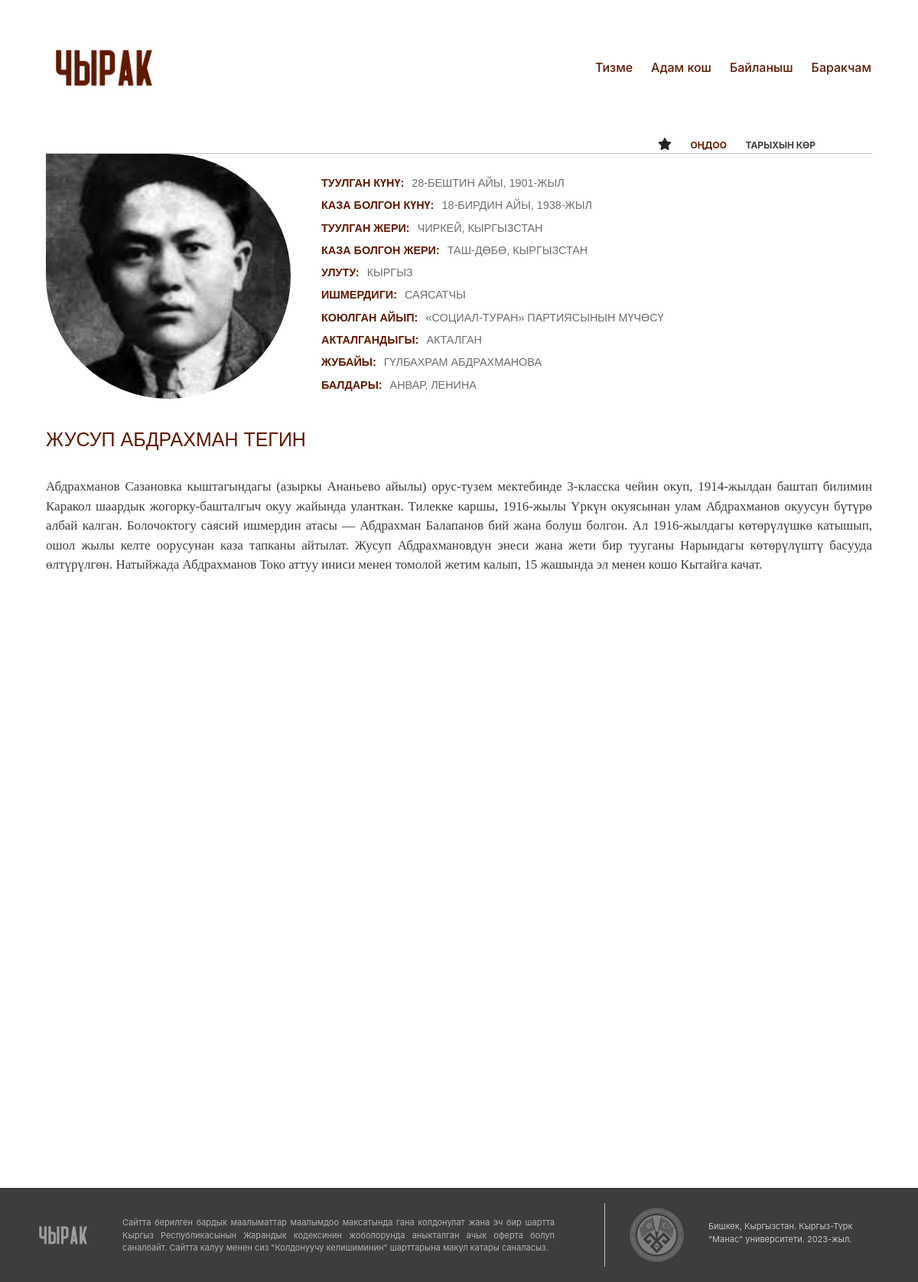
Screenshot of /person_page/2/ with the database file from the repository.
### person/models.py (models this page shows, shortened)
class Victim(models.Model):
    first_name = models.CharField(max_length=30)
    last_name = models.CharField(max_length=30)
    date_of_birth = models.DateField()
    date_of_death = models.DateField()
    place_of_birth = models.CharField(max_length=30)
    place_of_death = models.CharField(max_length=30)
    nationality = models.TextField(default='', blank=True, null=True)
    blame = models.TextField(blank=True, null=True)
    rehabilitated = models.CharField(max_length=30, blank=True, null=True)
    occupation = models.TextField( blank=True, null=True)
    bedfellow = models.CharField(max_length=30, blank=True, null=True)
    children = models.CharField(max_length=30, blank=True, null=True)
    photo = models.ImageField(upload_to='images/', blank=True, null=True)
    file = models.FileField(upload_to='uploads/', blank=True, null=True)
    desc_of_photo = models.TextField(default='', blank=True, null=True)
    desc_of_file = models.TextField(default='', blank=True, null=True)
    content = models.TextField(default="", blank=True, null=True)
    date_of_publish = models.DateField(default=datetime.now)
    up_vote = models.IntegerField(default=0)
    is_proven = models.BooleanField(default=False)
    profile = models.ForeignKey(Profile, on_delete=models.CASCADE)
    x = models.CharField(max_length=100,default="", blank=True, null=True)

### person/views.py (the view)
# urls.py: path('person_page/', include('person.urls')),
def person_page(request, person_id):
    victim = get_object_or_404(Victim, id=person_id)
    month_names_kyrgyz = {
        1: 'Үчтүн айы',
        2: 'Бирдин айы',
        3: 'Жалган Куран',
        4: 'Чын Куран',
        5: 'Бугу',
        6: 'Кулжа',
        7: 'Теке',
        8: 'Баш Оона',
        9: 'Аяк Оона',
        10: 'Тогуздун айы',
        11: 'Жетинин айы',
        12: 'Бештин айы'
    }
    birth_date = "{day}-{month}, {year}-жыл".format(
        day = victim.date_of_birth.day,
        month = month_names_kyrgyz[victim.date_of_birth.month],
        year = victim.date_of_birth.year
    )
    death_date = "{day}-{month}, {year}-жыл".format(
        day = victim.date_of_death.day,
        month = month_names_kyrgyz[victim.date_of_death.month],
        year = victim.date_of_death.year
    )
    paragraphs = []
    sentences = victim.content.split('. ')
    current_paragraph = []
    for i, sentence in enumerate(sentences):
        if i < len(sentences) - 1:
            current_paragraph.append(sentence + '. ')
        else:
            current_paragraph.append(sentence)
        if len(current_paragraph) == 5:
            paragraphs.append(current_paragraph)
            current_paragraph = []
    if current_paragraph:
        paragraphs.append(current_paragraph)
    if victim.rehabilitated:
        reh = 'Акталган'
    else:
        reh = 'Акталбай калган'
    context = {
        'victim': victim,
        'person_id': person_id,
        'birth_date': birth_date,
        'death_date': death_date,
        'reh': reh,
        'paragraphs': paragraphs,
    }
    return render(request, 'about_person.html', context)

### person/templates/about_person.html (shortened to what this page needs)
{% extends 'base.html' %}
{% block content %}
{% load static %}
<link rel="stylesheet" type="text/css" href="{% static 'about_person.css' %}"/>
<div class="main-container">
    <div class="history-edit-box">
        <div class="his-ed-box">
            <div class="his-ed-box-el">
                <span class="fa fa-star" style="margin-right: 20px;"></span>
                <a href="{% url 'edit_person' person_id=victim.pk %}" style="text-decoration: none; font-weight: bold; color: #611902; font-size: 12px; margin-right: 20px; text-transform: uppercase;">Оңдоо</a>
                <a href="{% url 'edit_history' person_id=victim.pk %}" style="text-decoration: none; font-weight: bold; color: #3D3D3D; font-size: 12px; text-transform: uppercase;">Тарыхын көр</a>
            </div>
        </div>
    </div>
    <div class="content-container">
        <div class="d-flex flex-column">
            <div class="d-flex flex-row">
                <img class="img_victim" src="{{ victim.photo.url }}" alt="Victim_photo">
                <div class="main-info-box">
                    <ul class="ul-class">
                        <li class="d-flex flex-row mb-1">
                            <h5 class="first-h5">
                                Туулган күнү:
                            </h5>
                            <h5 class="second-h5" >
                                {{ birth_date }}
                            </h5>
                        </li>
                        <li class="d-flex flex-row mb-1">
                            <h5 class="first-h5">
                                Каза болгон күнү:
                            </h5>
                            <h5 class="second-h5" >
                                {{ death_date }}
                            </h5>
                        </li>
                        <li class="d-flex flex-row mb-1">
                            <h5 class="first-h5">
                                Туулган жери:
                            </h5>
                            <h5 class="second-h5" >
                                {{ victim.place_of_birth }}
                            </h5>
                        </li>
                        <li class="d-flex flex-row mb-1">
                            <h5 class="first-h5">
                                Каза болгон жери:
                            </h5>
                            <h5 class="second-h5" >
                                {{ victim.place_of_death }}
                            </h5>
                        </li>
                        <li class="d-flex flex-row mb-1">
                            <h5 class="first-h5">
                                Улуту:
                            </h5>
                            <h5 class="second-h5" >
                                {{ victim.nationality }}
                            </h5>
                        </li>
                        <li class="d-flex flex-row mb-1">
                            <h5 class="first-h5">
                                Ишмердиги:
                            </h5>
                            <h5 class="second-h5" >
                                {{ victim.occupation }}
                            </h5>
                        </li>
                        <li class="d-flex flex-row mb-1">
                            <h5 class="first-h5">
                                Коюлган айып:
                            </h5>
                            <h5 class="second-h5" >
                                {{ victim.blame }}
                            </h5>
                        </li>
                        <li class="d-flex flex-row mb-1">
                            <h5 class="first-h5">
                                Акталгандыгы:
                            </h5>
                            <h5 class="second-h5" >
                                {{ reh }}
                            </h5>
                        </li>
                        <li class="d-flex flex-row mb-1">
                            <h5 class="first-h5">
                                Жубайы:
                            </h5>
                            <h5 class="second-h5" >
                                {{ victim.bedfellow }}
                            </h5>
                        </li>
                        <li class="d-flex flex-row mb-1">
                            <h5 class="first-h5">
                                Балдары:
                            </h5>
                            <h5 class="second-h5" >
                                {{ victim.children }}
                            </h5>
                        </li>
                    </ul>
                </div>
            </div>
            <div class="name-box">
                <p class="name-box-p">
                    {{ victim.first_name }} {{ victim.last_name }}
                </p>
            </div>
            <div class="main-info-block">
                <div class="info-block">
                    <div class="text-block">
                        {% for paragraph in paragraphs %}
                            <p class="p-block">
                                {% for sentence in paragraph %}
                                    {{ sentence }}
                                {% endfor %}
                            </p>
                        {% endfor %}
                    </div>
                </div>
            </div>
        </div>
    </div>
</div>
{% endblock %}

### person/static/about_person.css (style rules this page uses)
.history-edit-box { max-width: auto; }
.his-ed-box { max-width: 1080px; margin: 0 auto; }
.his-ed-box-el { margin-left: 800px; }
.main-container { max-width: auto; }
.content-container { max-width: 1080px; margin: 0 auto; border-top: 1px rgba(93, 93, 93, 0.4) solid; }
.main-info-box { margin-left: 40px; }
.img_victim { width: 320px; height: 320px; border-bottom-left-radius: 50%; border-bottom-right-radius: 50%; border-top-right-radius: 50%; }
.ul-class { margin-top: 30px; color: #611902; list-style: none; padding-left: 0; }
.first-h5 { font-size: 0.9rem; text-transform: uppercase; font-family: sans-serif; font-weight: bold; }
.second-h5 { font-size: 0.9rem; text-transform: uppercase; font-family: sans-serif; margin-left: 10px; color: rgba(93, 93, 93, 0.9); }
.name-box-p { margin-top: 20px; margin-bottom: 30px; font-size: 25px; color: #611902; font-family: sans-serif; text-transform: uppercase; }
.main-info-block { max-width: auto; }
.info-block { max-width: 1080px; margin: 0 auto; }
.text-block { position: relative; margin-bottom: 100px; }
.p-block { font-family: sans serif; font-size: 17px; color: #3D3D3D; text-align: justify; opacity: 0; transform: translateY(100%); transition: opacity 0.5s ease-in-out, transform 0.5s ease-in-out; }
.p-block.element-show { opacity: 1; transition: all 1s; transform: translateY(0%); }

### rows the page displays
Victim: photo (picture), place_of_birth "ЧИРКЕЙ, КЫРГЫЗСТАН", place_of_death "ТАШ-ДӨБӨ, КЫРГЫЗСТАН", nationality "КЫРГЫЗ", occupation "САЯСАТЧЫ", blame "«СОЦИАЛ-ТУРАН» ПАРТИЯСЫНЫН МҮЧӨСҮ", bedfellow "ГҮЛБАХРАМ АБДРАХМАНОВА", children "АНВАР, ЛЕНИНА", first_name "ЖУСУП", last_name "АБДРАХМАН ТЕГИН"

### other values shown
{{ birth_date }} "28-БЕШТИН АЙЫ, 1901-ЖЫЛ"
{{ death_date }} "18-БИРДИН АЙЫ, 1938-ЖЫЛ"
{{ reh }} "АКТАЛГАН"
{{ sentence }} "Абдрахманов Сазановка кыштагындагы (азыркы Ананьево айылы) орус-тузем мектебинде 3-класска чейин окуп, 1914-жылдан баштап билимин Каракол шаардык жогорку-башталгыч окуу жайында уланткан." "Тилекке каршы, 1916-жылы Үркүн окуясынан улам Абдрахманов окуусун бүтүрө албай калган. Болочоктогу саясий ишмердин атасы — Абдрахман Балапанов бий жана болуш болгон." "Ал 1916-жылдагы көтөрүлүшкө катышып, ошол жылы келте оорусунан каза тапканы айтылат." "Жусуп Абдрахмановдун энеси жана жети бир тууганы Нарындагы көтөрүлүштү басууда өлтүрүлгөн." "Натыйжада Абдрахманов Токо аттуу иниси менен томолой жетим калып, 15 жашында эл менен кошо Кытайга качат."
